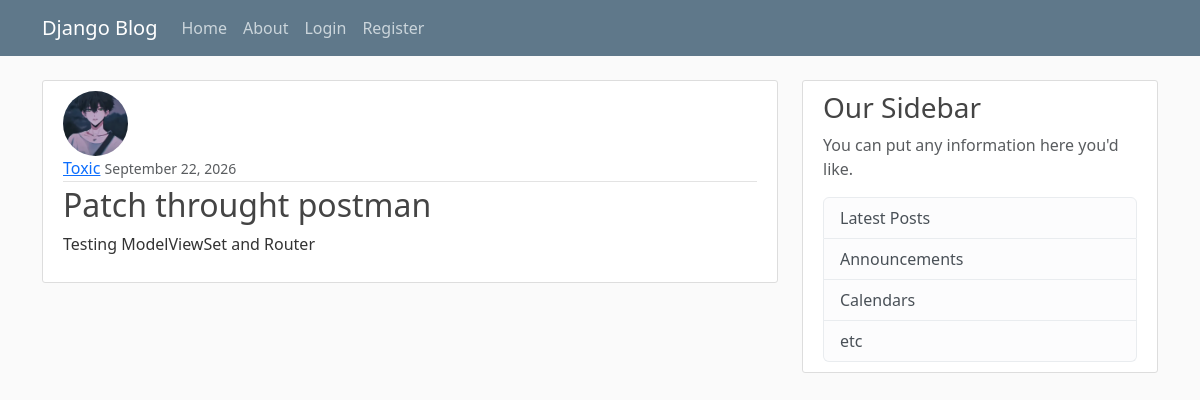
Page /post/23/ on the committed database.
### blog/models.py (models this page shows, shortened)
class post(models.Model):
    title=models.CharField(max_length=100)
    content=models.TextField()
    date_posted =models.DateField(default=timezone.now)
    author = models.ForeignKey(User, on_delete=models.CASCADE)#one to many relationship by using foreignkey

### users/models.py (models this page shows, shortened)
class Profile(models.Model):
    user=models.OneToOneField(User, on_delete=models.CASCADE)
    image=models.ImageField(default='default.jpg',upload_to='profile_pics')

### blog/views.py (the view)
# urls.py: path('post/<int:pk>/',PostDetailView.as_view(),name='post-detail'),
class PostDetailView(DetailView):
    model = post

### blog/templates/blog/post_detail.html (shortened to what this page needs)
{% extends "blog/base.html" %}
    {% block content %}
        <article class="media content-section">
            <img class="rounded-circle , article-img" src="{{ object.author.profile.image.url }}">
        <div class="media-body">
            <div class="article-metadata">
            <a class="mr-2" href="{% url 'user-posts' object.author.username %}">{{ object.author }}</a>
            <small class="text-muted">{{ object.date_posted|date:"F d, Y" }}</small>
            </div>
            <h2 class="article-title">{{ object.title }}</h2>
            <p class="article-content">{{ object.content }}</p>
        </div>
        </article>
    {% endblock content %}

### blog/static/blog/main.css (style rules this page uses)
body { background: #fafafa; color: #333333; margin-top: 5rem; }
h1, h2, h3, h4, h5, h6 { color: #444444; }
.content-section { background: #ffffff; padding: 10px 20px; border: 1px solid #dddddd; border-radius: 3px; margin-bottom: 20px; }
.article-title { color: #444444; }
.article-content { white-space: pre-line; }
.article-img { height: 65px; width: 65px; margin-right: 16px; }
.article-metadata { padding-bottom: 1px; margin-bottom: 4px; border-bottom: 1px solid #e3e3e3 }

### rows in the picture
post: author.profile.image (placeholder picture), author "Toxic", date_posted "September 22, 2026", title "Patch throught postman", content "Testing ModelViewSet and Router"
